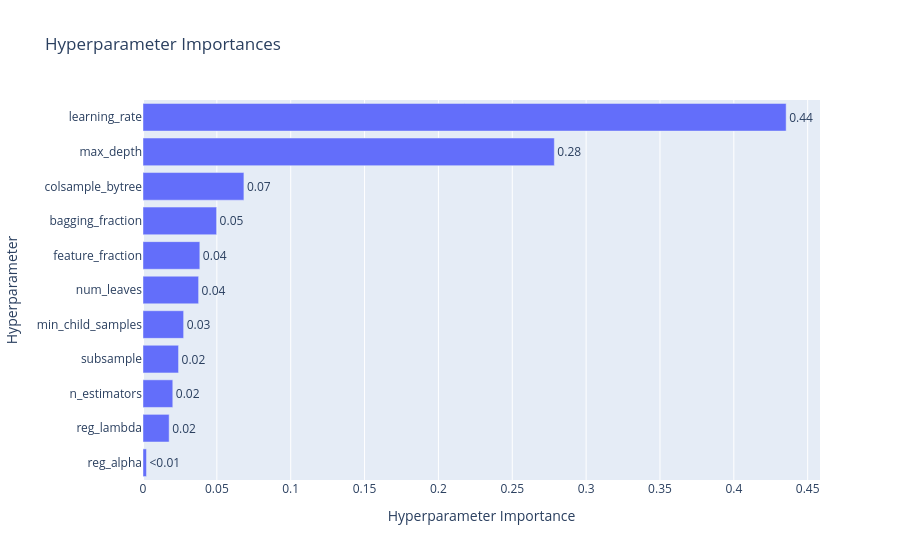
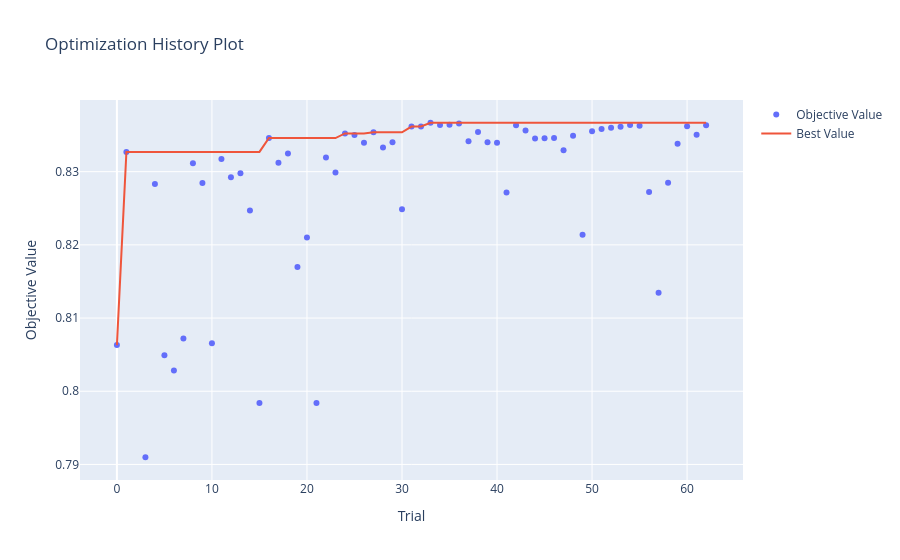

The notebook cell these images were saved under, in order:
### Markdown cell above
pos_weight = (y == 0).sum() / (y == 1).sum()

# ===============================================
# Objective function
# ===============================================
def objective(trial):
    params = {
        "n_estimators": trial.suggest_int("n_estimators", 300, 1500, step=300),
        "learning_rate": trial.suggest_float("learning_rate", 0.01, 0.2, log=True),
        "num_leaves": trial.suggest_int("num_leaves", 15, 50, step=5),
        "max_depth": trial.suggest_categorical("max_depth", [4, 6, 8, 10]),
        "min_child_samples": trial.suggest_int("min_child_samples", 50, 300, step=50),
        "subsample": trial.suggest_float("subsample", 0.6, 1.0, step=0.1),
        "colsample_bytree": trial.suggest_float("colsample_bytree", 0.6, 1.0, step=0.1),
        "feature_fraction": trial.suggest_float("feature_fraction", 0.6, 1.0, step=0.1),
        "bagging_fraction": trial.suggest_float("bagging_fraction", 0.6, 1.0, step=0.1),
        "reg_alpha": trial.suggest_float("reg_alpha", 1e-6, 10.0, log=True),
        "reg_lambda": trial.suggest_float("reg_lambda", 1e-6, 10.0, log=True),
        "scale_pos_weight": pos_weight,
        "objective": "binary",
        "boosting_type": "gbdt",
        "n_jobs": -1,
    }

    pipe.set_params(**{f"clf__{k}": v for k, v in params.items()})

    cv = StratifiedKFold(n_splits=5, shuffle=True, random_state=42)
    scores = cross_val_score(pipe, X_train, y_train, cv=cv, scoring="roc_auc", n_jobs=-1)
    mean_score = np.mean(scores)

    if (trial.number + 1) % 10 == 0:
        best_val = trial.study.best_value if trial.study.best_value else mean_score
        print(f"[Trial {trial.number + 1:03}] ROC-AUC: {mean_score:.5f} | Best: {best_val:.5f}")

    return mean_score

# ===============================================
# Create or load study
# ===============================================
study = optuna.create_study(
    direction="maximize",
    study_name="LGBM_AUC",
    storage="sqlite:///03_05_lgbm_with_OPTUNA.db",
    load_if_exists=True
)

# ===============================================
# Optimize
# ===============================================
study.optimize(objective, n_trials=30, n_jobs=1, show_progress_bar=False)

# ===============================================
# Results
# ===============================================
print("\n=== OPTIMIZATION COMPLETE ===")
print(f"Best CV ROC AUC: {study.best_value:.5f}")
print("Best params:", study.best_params)

### Code cell
# ===============================================
# Silence optuna + warnings
# ===============================================
optuna.logging.set_verbosity(optuna.logging.WARNING)
warnings.filterwarnings("ignore")

pos_weight = (y == 0).sum() / (y == 1).sum()
# ===============================================
# Objective function
# ===============================================
def objective(trial):
    params = {
        "n_estimators": trial.suggest_int("n_estimators", 300, 1500, step=300),
        "learning_rate": trial.suggest_float("learning_rate", 0.01, 0.2, log=True),
        "num_leaves": trial.suggest_int("num_leaves", 15, 50, step=5),
        "max_depth": trial.suggest_categorical("max_depth", [4, 6, 8, 10]),
        "min_child_samples": trial.suggest_int("min_child_samples", 50, 300, step=50),
        "subsample": trial.suggest_float("subsample", 0.6, 1.0, step=0.1),
        "colsample_bytree": trial.suggest_float("colsample_bytree", 0.6, 1.0, step=0.1),
        "feature_fraction": trial.suggest_float("feature_fraction", 0.6, 1.0, step=0.1),
        "bagging_fraction": trial.suggest_float("bagging_fraction", 0.6, 1.0, step=0.1),
        "reg_alpha": trial.suggest_float("reg_alpha", 1e-6, 10.0, log=True),
        "reg_lambda": trial.suggest_float("reg_lambda", 1e-6, 10.0, log=True),
        "scale_pos_weight": pos_weight,
        "objective": "binary",
        "boosting_type": "gbdt",
        "n_jobs": -1,
        "verbose": -1
    }


    pipe.set_params(**{f"clf__{k}": v for k, v in params.items()})

    # Stratified 5-fold CV
    cv = StratifiedKFold(n_splits=5, shuffle=True, random_state=42)

    # Compute mean ROC-AUC
    scores = cross_val_score(pipe, X_train, y_train, cv=cv, scoring="roc_auc", n_jobs=-1)
    mean_score = np.mean(scores)

    # Controlled verbosity — print every 10th trial
    if (trial.number + 1) % 10 == 0:
        best_so_far = trial.study.best_value if trial.study.best_value is not None else mean_score
        print(f"[Trial {trial.number + 1:03}] Mean ROC-AUC: {mean_score:.5f} | Best so far: {best_so_far:.5f}")

    return mean_score

# ===============================================
# Create or load Optuna study
# ===============================================
study = optuna.create_study(
    direction="maximize",
    study_name="LGBM_AUC",
    storage="sqlite:///03_05_lgbm_with_OPTUNA.db",
    load_if_exists=True
)

# ===============================================
# Run optimization
# ===============================================
study.optimize(objective, n_trials=30, n_jobs=1, show_progress_bar=True)

# ===============================================
# Final results
# ===============================================
print("\n=== OPTIMIZATION COMPLETE ===")
print(f"Best CV ROC AUC: {study.best_value:.5f}")
print("Best params:", study.best_params)

# ===============================================
# Visualizations
# ===============================================
display(optuna.visualization.plot_param_importances(study))
display(optuna.visualization.plot_optimization_history(study))

### Figure 1 — Plotly figure (JSON) as saved in the notebook; plotly's stock layout.template omitted (floating-point values rounded to 4 significant figures)
{"data": [{"cliponaxis": false, "hovertemplate": ["reg_alpha (FloatDistribution): 0.0023693379790314904<extra></extra>", "reg_lambda (FloatDistribution): 0.017701111388514133<extra></extra>", "n_estimators (IntDistribution): 0.020165372940131474<extra></extra>", "subsample (FloatDistribution): 0.024062113522640777<extra></extra>", "min_child_samples (IntDistribution): 0.027515086083441883<extra></extra>", "num_leaves (IntDistribution): 0.03764907852110436<extra></extra>", "feature_fraction (FloatDistribution): 0.03847720388435612<extra></extra>", "bagging_fraction (FloatDistribution): 0.04983528874186375<extra></extra>", "colsample_bytree (FloatDistribution): 0.06831924807146898<extra></extra>", "max_depth (CategoricalDistribution): 0.27848210634211645<extra></extra>", "learning_rate (FloatDistribution): 0.4354240525253307<extra></extra>"], "name": "Objective Value", "orientation": "h", "text": ["<0.01", "0.02", "0.02", "0.02", "0.03", "0.04", "0.04", "0.05", "0.07", "0.28", "0.44"], "textposition": "outside", "type": "bar", "x": [0.002369, 0.0177, 0.02017, 0.02406, 0.02752, 0.03765, 0.03848, 0.04984, 0.06832, 0.2785, 0.4354], "y": ["reg_alpha", "reg_lambda", "n_estimators", "subsample", "min_child_samples", "num_leaves", "feature_fraction", "bagging_fraction", "colsample_bytree", "max_depth", "learning_rate"]}], "layout": {"title": {"text": "Hyperparameter Importances"}, "xaxis": {"title": {"text": "Hyperparameter Importance"}}, "yaxis": {"title": {"text": "Hyperparameter"}}}}

### Figure 2 — Plotly figure (JSON) as saved in the notebook; plotly's stock layout.template omitted (floating-point values rounded to 4 significant figures)
{"data": [{"mode": "markers", "name": "Objective Value", "type": "scatter", "x": [0, 1, 3, 4, 5, 6, 7, 8, 9, 10, 11, 12, 13, 14, 15, 16, 17, 18, 19, 20, 21, 22, 23, 24, 25, 26, 27, 28, 29, 30, 31, 32, 33, 34, 35, 36, 37, 38, 39, 40, 41, 42, 43, 44, 45, 46, 47, 48, 49, 50, 51, 52, 53, 54, 55, 56, 57, 58, 59, 60, 61, 62], "y": [0.8063, 0.8327, 0.791, 0.8283, 0.8049, 0.8028, 0.8072, 0.8312, 0.8284, 0.8065, 0.8317, 0.8292, 0.8298, 0.8247, 0.7984, 0.8346, 0.8312, 0.8325, 0.817, 0.821, 0.7984, 0.8319, 0.8299, 0.8352, 0.835, 0.8339, 0.8354, 0.8333, 0.834, 0.8249, 0.8362, 0.8362, 0.8367, 0.8364, 0.8364, 0.8366, 0.8341, 0.8354, 0.834, 0.834, 0.8271, 0.8364, 0.8356, 0.8345, 0.8346, 0.8346, 0.8329, 0.8349, 0.8214, 0.8355, 0.8358, 0.836, 0.8362, 0.8364, 0.8363, 0.8272, 0.8135, 0.8285, 0.8338, 0.8362, 0.8351, 0.8363]}, {"mode": "lines", "name": "Best Value", "type": "scatter", "x": [0, 1, 2, 3, 4, 5, 6, 7, 8, 9, 10, 11, 12, 13, 14, 15, 16, 17, 18, 19, 20, 21, 22, 23, 24, 25, 26, 27, 28, 29, 30, 31, 32, 33, 34, 35, 36, 37, 38, 39, 40, 41, 42, 43, 44, 45, 46, 47, 48, 49, 50, 51, 52, 53, 54, 55, 56, 57, 58, 59, 60, 61, 62], "y": [0.8063, 0.8327, 0.8327, 0.8327, 0.8327, 0.8327, 0.8327, 0.8327, 0.8327, 0.8327, 0.8327, 0.8327, 0.8327, 0.8327, 0.8327, 0.8327, 0.8346, 0.8346, 0.8346, 0.8346, 0.8346, 0.8346, 0.8346, 0.8346, 0.8352, 0.8352, 0.8352, 0.8354, 0.8354, 0.8354, 0.8354, 0.8362, 0.8362, 0.8367, 0.8367, 0.8367, 0.8367, 0.8367, 0.8367, 0.8367, 0.8367, 0.8367, 0.8367, 0.8367, 0.8367, 0.8367, 0.8367, 0.8367, 0.8367, 0.8367, 0.8367, 0.8367, 0.8367, 0.8367, 0.8367, 0.8367, 0.8367, 0.8367, 0.8367, 0.8367, 0.8367, 0.8367, 0.8367]}, {"marker": {"color": "#cccccc"}, "mode": "markers", "name": "Infeasible Trial", "showlegend": false, "type": "scatter", "x": [], "y": []}], "layout": {"title": {"text": "Optimization History Plot"}, "xaxis": {"title": {"text": "Trial"}}, "yaxis": {"title": {"text": "Objective Value"}}}}
